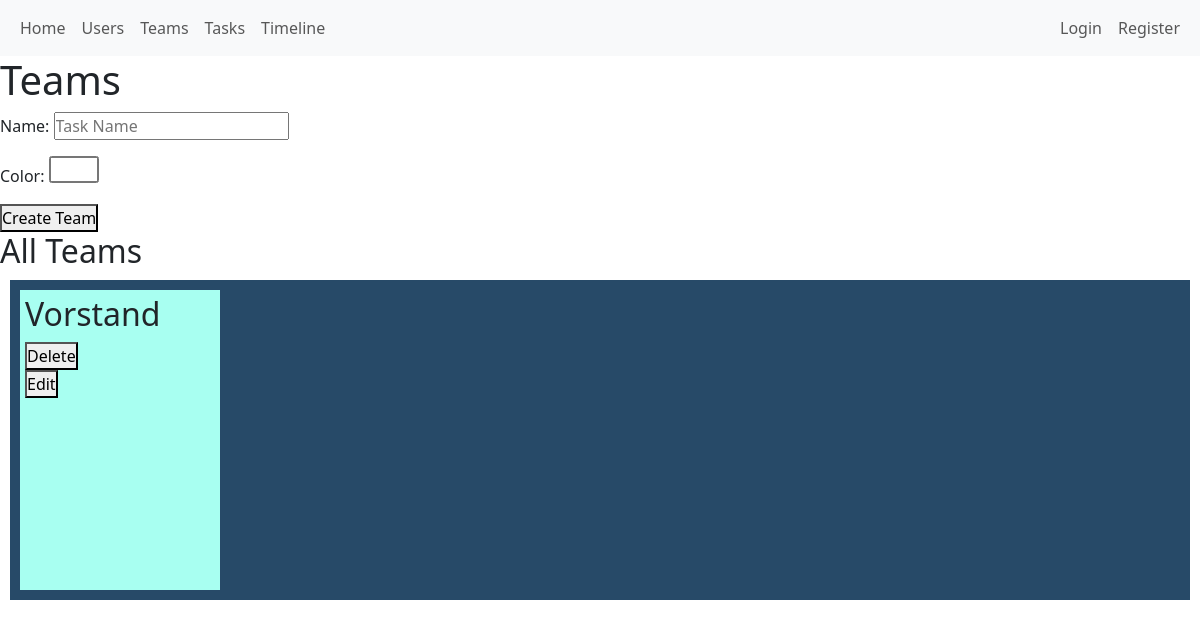
The page /users/teams on the database as committed earlier.
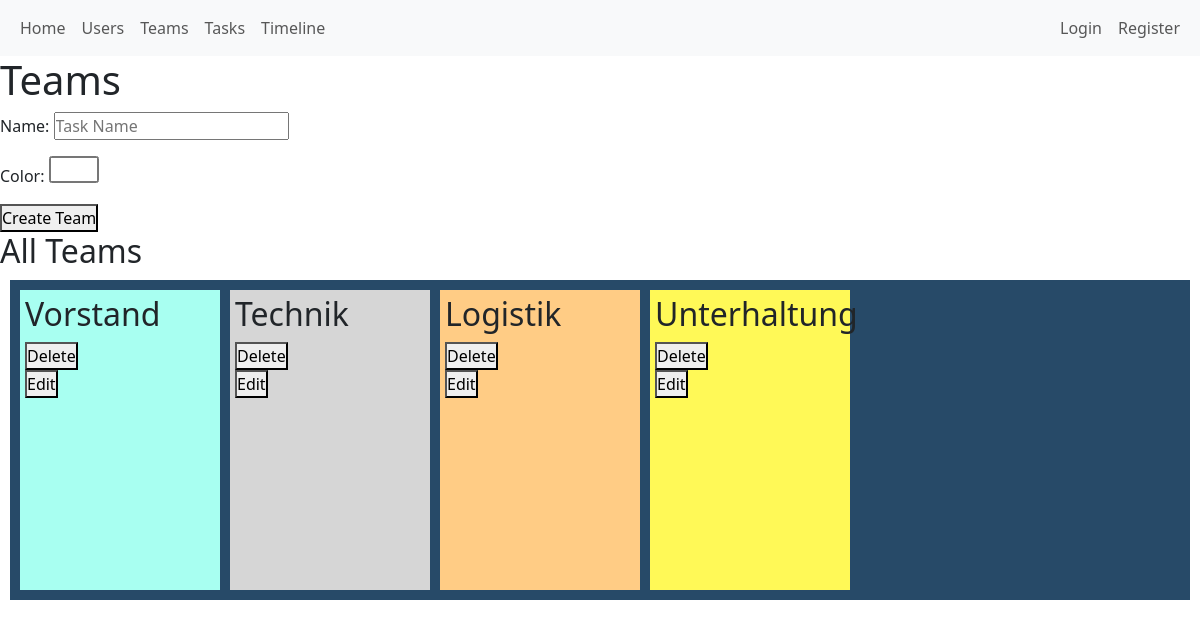
The same page on the database as committed later.
### users/models.py (models this page shows, shortened)
class Team(models.Model):
    name = models.CharField(max_length=100)
    color = models.CharField(max_length=7, default="#FFFFFF")
    schedule_flag = models.BooleanField(default=False)

### users/views.py (the view)
# urls.py: path('teams', views.teams, name='teams'),
def teams(request):
    all_teams = Team.objects.all()
    team_form = TeamCreationForm()
    context = {
        'team_form': team_form,
        'all_teams': all_teams
    }
    return render(request, 'users/teams.html', context)

### distributor/forms.py
class ProjectTimeframeForm(forms.ModelForm):
    class Meta:
        model = Project
        fields = ["start_date", "end_date"]
        widgets = {
            'start_date': forms.DateInput(attrs={'id': 'start_date_input_project', 'placeholder': 'Start Date', 'type': 'date'}),
            'end_date': forms.DateInput(attrs={'id': 'end_date_input_project', 'placeholder': 'End Date', 'type': 'date'})
        }

### users/forms.py
class TeamCreationForm(forms.ModelForm):
    class Meta:
        model = Team
        fields = ["name", "color"]
        widgets = {
            'name': forms.TextInput(attrs={'id': 'name_input_team', 'placeholder': 'Task Name'}),
            'color': forms.TextInput(attrs={'type': 'color', 'id': 'color_input_team', 'placeholder': 'Task Color'})
            }

### distributor/context_processors.py (called while the page is built)
def global_project_timeframe_form(request):
    return {
        "global_project_timeframe_form": ProjectTimeframeForm(),
    }

### users/templatetags/team_tags.py (called while the page is built)
@register.inclusion_tag('components/comp_display_single_team.html')
def comp_display_single_team(team_id):
    team = Team.objects.get(pk=team_id)
    return {'team': team}

### users/templates/users/teams.html (shortened to what this page needs)
{% extends 'users/base.html' %}
{% load team_tags %}
{% block content %}
    <h1>Teams</h1>
    <form method="POST" action="{% url 'create_team' %}">
        {{ team_form.as_p }}
        <button type="submit">Create Team</button>
    </form>
<h2>All Teams</h2>
    {% show_all_teams %}
{% endblock %}

### distributor/templates/components/comp_display_single_team.html (shortened to what this page needs)
<div style="background-color: {{ team.color }}" class="display_team_small">
    <h2>{{ team.name }}</h2>
    <div class="team_essential_buttons_container">
        <form method="POST" action="{% url 'delete_team' team.id %}">
            <button class="task_essential_button" type="submit">Delete</button>
        </form>
        <form method="POST" action="{% url 'edit_team_page' team.id %}">
            <button class="task_essential_button" type="submit">Edit</button>
        </form>
    </div>
</div>

Rows that differ between the two databases and show on the page:
added Team: name "Technik"
added Team: name "Logistik"
added Team: name "Unterhaltung"
